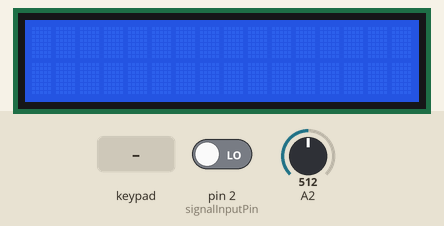
The sketch below on a simulated Arduino Mega 2560, built with avr-gcc and run on an emulated ATmega2560. Parts: 16×2 character LCD. The inputs (shaded band) are chosen by the test bench; at power-on: A2 = 512, pin 2 (signalInputPin) LOW.

Above: at 1.2 s.
1.3 s: key 'A' pressed
At 1.9 s:
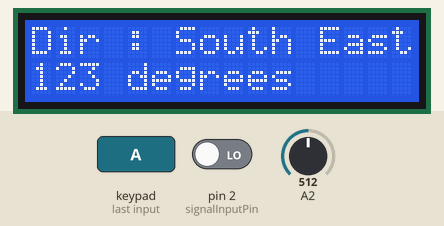
3.0 s: A2 set to 327
At 4.4 s:
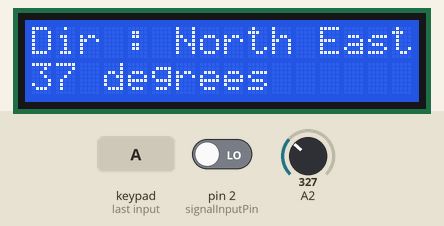
5.0 s: key 'B' pressed
At 6.3 s:
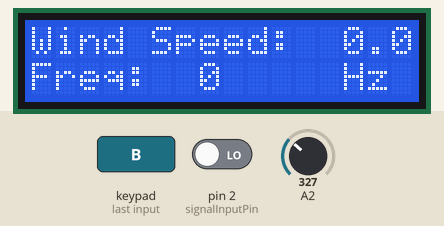
Timing chart, 0 to 8.0 s (numbered marks = the images above; inputs shaded):
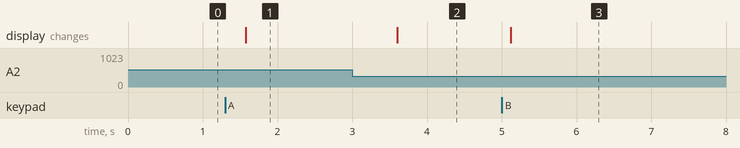

The sketch:

Week_10_Task2.ino
```cpp
#include <Keypad.h>
#include <LiquidCrystal.h>
#include <TimerOne.h>

LiquidCrystal lcd(37, 36, 35, 34, 33, 32);

const byte ROWS = 4;
const byte COLS = 4;

//wind direction variables

const int buttonInputPin = 3;
volatile boolean buttonPressedA;
volatile boolean buttonPressedB;
String windDirection;
int buttonState = 0;
int previousButtonState = 0;
bool displayDirection = true;
int degree_Value;


//wind speed variables

// Define variables
volatile unsigned long pulseCount;
volatile unsigned long windFrequency;
//volatile boolean buttonPressed;
float windSpeed;
unsigned long i_time;

// Define pin numbers
const int signalInputPin = 2;
//const int buttonInputPin = 3;

char keys[ROWS][COLS] = {
  {'1','2','3','A'},
  {'4','5','6','B'},
  {'7','8','9','C'},
  {'*','0','#','D'}
};

byte rowPins[ROWS] = { 42, 43, 44, 45 };
byte colPins[COLS] = { 46, 47, 48, 49 };

Keypad keypad = Keypad(makeKeymap(keys), rowPins, colPins, ROWS, COLS);

void setup(){
  Serial.begin(9600);
  lcd.begin(16, 2);

  //wind direction void setup

  pinMode(A2, INPUT);
  pinMode(buttonInputPin, INPUT_PULLUP);

  //wind speed void setup

   pulseCount = 0;
  windFrequency = 0;
  buttonPressedA = false;
  buttonPressedB = false;

  windSpeed = 0.0;
  i_time = 0;

  // Attach interrupt function to signal input pin
  attachInterrupt(digitalPinToInterrupt(signalInputPin), pulseCountFunction, RISING);

  // Set up timer for 0.5 second intervals
  Timer1.initialize(500000);
  Timer1.attachInterrupt(timerInterruptFunction);

  // Set button pin mode
  pinMode(buttonInputPin, INPUT_PULLUP);

}

void loop(){


  //char key = keypad.getKey();

  // if (key != NO_KEY){
  //   Serial.println(key);
  //   lcd.print(key);
  // }


  //wind direction void loop
  /*
  buttonState = digitalRead(buttonInputPin);

  if (buttonState != previousButtonState) {
    if (buttonState == LOW) {
      displayDirection = !displayDirection;
      lcd.clear();
    }
  }
  previousButtonState = buttonState;
  */

  //delay(1000);
  float analog_Value = analogRead(A2);
  float voltage_Value = 5 * analog_Value / 1023;

   if (voltage_Value < 1.2) {
      degree_Value = 0;
    } else{
      degree_Value = ((voltage_Value - 1.2) / 3.8) * 360;
    }

  if (displayDirection) {
    lcd.setCursor(0, 0);

    if (voltage_Value <= 1.19) {
      windDirection = "Wait....";
    } else if (degree_Value >= 337.5 || (degree_Value > -1 && degree_Value <= 22.4)) {
      windDirection = "North";
    } else if (degree_Value > 22.4 && degree_Value <= 67.5) {
      windDirection = "North East";
    } else if (degree_Value > 67.5 && degree_Value <= 112.5) {
      windDirection = "East";
    } else if (degree_Value > 112.5 && degree_Value <= 157.5) {
      windDirection = "South East";
    } else if (degree_Value > 157.5 && degree_Value <= 202.5) {
      windDirection = "South";
    } else if (degree_Value > 202.5 && degree_Value <= 247.5) {
      windDirection = "South West";
    } else if (degree_Value > 247.5 && degree_Value <= 292.5) {
      windDirection = "West";
    } else {
      windDirection = "North West";
    }
/*
    lcd.clear();
    lcd.print(windDirection);
  } else {
    lcd.clear();
    lcd.setCursor(0, 0);
    lcd.print(degree_Value);
    lcd.print(" degrees"); */
  }
  /*
  lcd.setCursor(20, 1);
  lcd.print(voltage_Value);
   lcd.print("V");
  lcd.print(" : ");
  lcd.print(degree_Value);
   lcd.print("Deg."); */

  delay(500);


  //wind speed void loop
/*
  // Check if button is pressed
  if (digitalRead(buttonInputPin) == HIGH) {
    // Toggle pulse flag
    buttonPressed = !buttonPressed;
    // Wait for button to be released
    while (digitalRead(buttonInputPin) == HIGH);
    // Print frequency or wind speed depending on pulse flag
    if (buttonPressed) {
      lcd.clear();
      lcd.setCursor(0, 0);
      lcd.print("Freq: ");
      lcd.setCursor(0, 1);
      lcd.print(windFrequency);
      lcd.setCursor(2, 1);
      lcd.print("Hz");
    } else {
      lcd.clear();
      lcd.setCursor(0, 0);
      lcd.print("Wind Speed: ");
      lcd.setCursor(0, 1);
      lcd.print(windSpeed);
      lcd.setCursor(5, 1);
      lcd.print("m/s");
    }
  }

*/


  char key = keypad.getKey();

  if(key == 'A'){
    buttonPressedA = true;
    buttonPressedB = false;
  } else if(key == 'B'){
    buttonPressedB = true;
    buttonPressedA = false;
  }


  if(buttonPressedA == true && buttonPressedB == false){
      lcd.setCursor(0, 0);
      lcd.clear();
      lcd.print("Dir : ");
      lcd.print(windDirection);
      lcd.setCursor(0, 1);
      lcd.print(degree_Value);
      lcd.print(" degrees");
    } else if(buttonPressedB == true && buttonPressedA == false){
      lcd.clear();
      lcd.setCursor(0, 0);
      lcd.print("Wind Speed: ");
      lcd.setCursor(13, 0);
      lcd.print(windSpeed);
      lcd.setCursor(0, 1);
      lcd.print("Freq: ");
      lcd.setCursor(7, 1);
      lcd.print(windFrequency);
      lcd.setCursor(13, 1);
      lcd.print("Hz");

  }


}

// Interrupt function to count pulses
void pulseCountFunction() {
  pulseCount++;
}

// Interrupt function to calculate wind frequency every 0.5 seconds
void timerInterruptFunction() {
  i_time++;
  if (i_time > 19) { // Perform wind speed calculation every 5 seconds
    windFrequency = pulseCount / 10; // Multiply pulse count by 2 to get frequency in Hz
    pulseCount = 0; // Reset pulse count
    windSpeed = -0.24 + windFrequency * 0.699; // Calculate wind speed using equation
    i_time = 0; // Reset time counter
  }
}
```

Measured:
- after the input at 1.3 s, the display: changes after 0.27 s (image 1)
- after the input at 3.0 s, the display: changes after 0.60 s (image 2)
- after the input at 5.0 s, the display: changes after 0.12 s (image 3)
